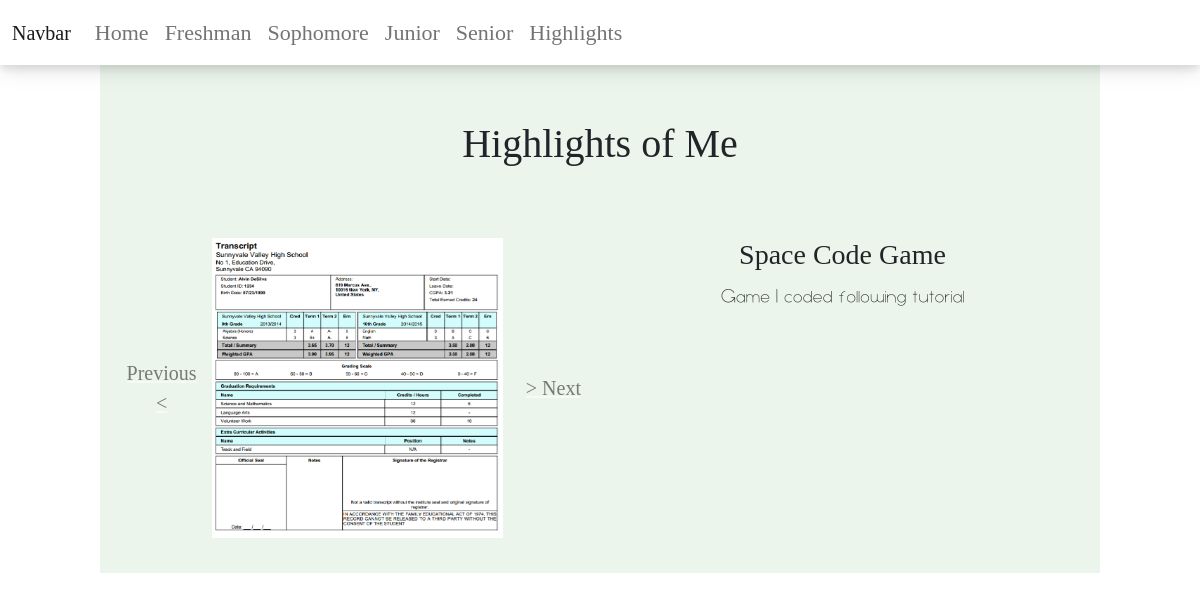
Page /highlights on the earlier database version.
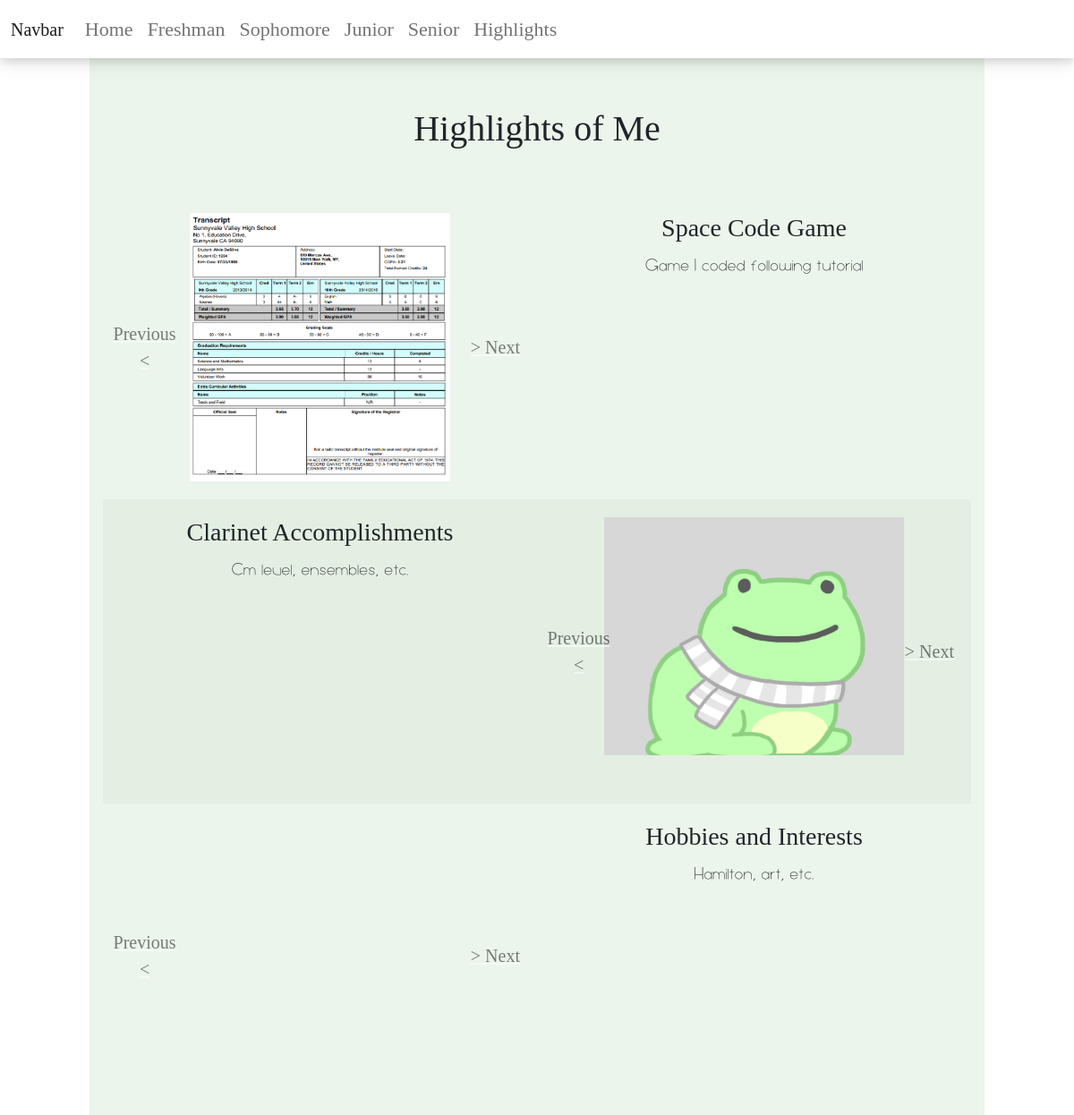
Same page on the later database version.
### projects/models.py (models this page shows)
class Highlights(models.Model):
    title = models.CharField(max_length=100)
    description = models.TextField(blank=True, null=True)
    link = models.TextField(blank=True, null=True)

class HighlightImage(models.Model):
    image = models.CharField(max_length=100)
    highlight = models.ForeignKey(Highlights, on_delete=models.CASCADE)

### projects/views.py (the view)
def highlights_page(request):
    highlights = Highlights.objects.all()
    highlight_images = HighlightImage.objects.all()
    d_images = dict()
    for i in highlight_images:
        if i.highlight.id in d_images.keys():
            d_images[i.highlight.id].append(i.image)
        else:
            d_images[i.highlight.id] = [i.image]
    highlight_videos = HighlightVideo.objects.all()
    d_videos = dict()
    for i in highlight_videos:
        if i.highlight.id in d_videos.keys():
            d_videos[i.highlight.id].append(i.video)
        else:
            d_videos[i.highlight.id] = [i.video]
    return render(
        request,
        "projects/highlights.html",
        {
            "highlights": highlights,
            "images": d_images,
            "videos": d_videos,
        },
    )

### projects/templates/projects/highlights.html (shortened to what this page needs)
<!DOCTYPE html>
<html lang="en">
<head>
    <link href="https://cdn.jsdelivr.net/npm/bootstrap@5.1.3/dist/css/bootstrap.min.css" rel="stylesheet">
    {% load static %}
    <link rel='stylesheet' href="/static/css/main.css" type="text/css">
</head>
<body>
<nav class="navbar navbar-expand-lg navbar-light navbar-style" style="background-color: ##ffffff; color: #677a69 !important;">
  <div class="container-fluid">
    <a class="navbar-brand" href="#">Navbar</a>
    <div class="collapse navbar-collapse" id="navbarSupportedContent">
      <ul class="navbar-nav me-auto mb-2 mb-lg-0">
        <li class="nav-item">
          <a class="nav-link" aria-current="page" href="">Home</a>
        </li>
        <li class="nav-item">
          <a class="nav-link" href="freshman">Freshman</a>
        </li>
        <li class="nav-item">
          <a class="nav-link" href="sophomore">Sophomore</a>
        </li>
		  <li class="nav-item">
          <a class="nav-link" href="junior">Junior</a>
        </li>
		  <li class="nav-item">
          <a class="nav-link" href="senior">Senior</a>
        </li>
		  <li class="nav-item">
          <a class="nav-link" href="highlights">Highlights</a>
        </li>
      </ul>
    </div>
  </div>
</nav>
{% load static %}
	<div style ="margin: 0px 100px 0px 100px; text-align: center; background-color: #ebf5eb; padding: 15px; padding-top:30px;">
		<div style="margin: 90px 0px 50px 0px">
        <h1>Highlights of Me</h1>
        </div>
    <div class="container">
        <div class="row">
        {% for highlight in highlights%}
            {% ifequal forloop.counter|divisibleby:"2" True %}
            <div class="col-sm-12 col-lg-6" style="background-color: #e2efe2; padding-top:20px; padding-bottom:20px;">
                <h3>{{highlight.title}}</h3>
                <p>{{highlight.description}}</p>
            </div>
            <div class="col-sm-12 col-lg-6" style="background-color: #e2efe2; padding-top:20px; padding-bottom:20px;" >
                <div id="carousel{{highlight.id}}" class="carousel slide" style=" width: 100%; height: 300px;"  data-ride="carousel">
                    <div class="carousel-inner">
                    {% for key, value in images.items %}
                        {% if key == highlight.id %}
                            {% for img in value %}
                                {% if forloop.counter == 1 %}
                                    <div class="carousel-item active">
                                        <div style="position: relative; height:300px;">
                                            <img class="d-block h-100" src={% static img %} alt="Second slide" style="max-width: 100%; max-height:100%; margin: auto; position: absolute; left: 0; right: 0; top: 0; bottom: 0;">
                                        </div>
                                    </div>
                                {% else %}
                                    <div class="carousel-item">
                                        <div style="position: relative; height:300px;">
                                            <img class="d-block h-100" src={% static img %} alt="Second slide" style="max-width: 100%; max-height:100%; margin: auto; position: absolute; left: 0; right: 0; top: 0; bottom: 0;">
                                        </div>
                                    </div>
                                {% endif %}
                            {% endfor %}
                        {% endif %}
                    {% endfor %}
                    </div>
                    <a class="carousel-control-prev" href="#carousel{{highlight.id}}" role="button" data-slide="prev" >
                        <span class="sr-only" style="color: #000000; font-family:Luam-Regular; font-size: 20px">Previous <</span>
                    </a>
                    <a class="carousel-control-next" href="#carousel{{highlight.id}}" role="button" data-slide="next">
                        <span class="sr-only" style="color: #000000; font-family:Luam-Regular; font-size: 20px">> Next</span>
                    </a>
                </div>
            </div>
            {% endifequal %}
            {% ifequal forloop.counter|divisibleby:"2" False %}
            <div class="col-sm-12 col-lg-6" style="padding-top:20px; padding-bottom:20px;">
<div id="carousel{{highlight.id}}" class="carousel slide" style=" width: 100%; height: 300px;"  data-ride="carousel">
                    <div class="carousel-inner">
                    {% for key, value in images.items %}
                        {% if key == highlight.id %}
                            {% for img in value %}
                                {% if forloop.counter == 1 %}
                                    <div class="carousel-item active">
                                        <div style="position: relative; height:300px;">
                                            <img class="d-block h-100" src={% static img %} alt="Second slide" style="max-width: 100%; max-height:100%; margin: auto; position: absolute; left: 0; right: 0; top: 0; bottom: 0;">
                                        </div>
                                    </div>
                                {% else %}
                                    <div class="carousel-item">
                                        <div style="position: relative; height:300px;">
                                            <img class="d-block h-100" src={% static img %} alt="Second slide" style="max-width: 100%; max-height:100%; margin: auto; position: absolute; left: 0; right: 0; top: 0; bottom: 0;">
                                        </div>
                                    </div>
                                {% endif %}
                            {% endfor %}
                        {% endif %}
                    {% endfor %}
                    </div>
                    <a class="carousel-control-prev" href="#carousel{{highlight.id}}" role="button" data-slide="prev" >
                        <span class="sr-only" style="color: #000000; font-family:Luam-Regular; font-size: 20px">Previous <</span>
                    </a>
                    <a class="carousel-control-next" href="#carousel{{highlight.id}}" role="button" data-slide="next">
                        <span class="sr-only" style="color: #000000; font-family:Luam-Regular; font-size: 20px">> Next</span>
                    </a>
                </div>
            </div>
            <div class="col-12 col-lg-6" style="padding-top:20px; padding-bottom:20px;">
                <h3>{{highlight.title}}</h3>
                <p>{{highlight.description}}</p>
            </div>
            {% endifequal %}
        {% endfor %}
        </div>
    </div>
</body>
</html>

### projects/static/css/main.css (style rules this page uses)
h1 { font-family: Luam-Regular; }
h3 { font-family: Luam-Regular; }
p { font-family: Luam-Light; font-size: 23px; }
.navbar-style { box-shadow: 0 4px 8px 0 rgba(0, 0, 0, 0.1), 0 6px 20px 0 rgba(0, 0, 0, 0.1); position: fixed; top: 0; width: 100%; background-color: #ffffff; font-family: Luam-Regular !important; font-size: 22px !important; z-index: 999 !important; }

Differences in the rows shown:
added Highlights: title "Clarinet Accomplishments", description "Cm level, ensembles, etc.", image (picture)
added Highlights: {{ highlight.id }} 3 (drawn), image (picture), title "Hobbies and Interests", description "Hamilton, art, etc."
